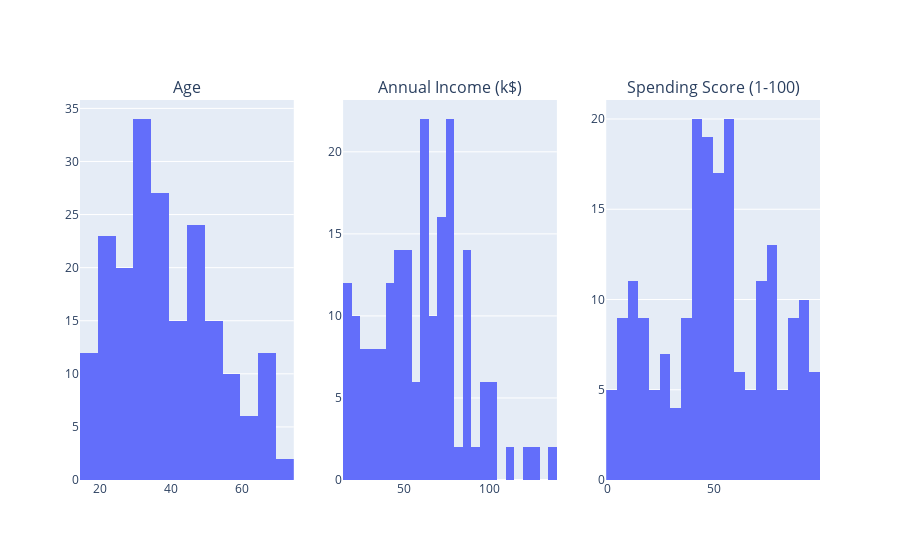

Notebook source saved alongside this figure:
### Code cell
# distribution of plots
from plotly.subplots import make_subplots

fig = make_subplots(rows=1, cols=3, subplot_titles=('Age', 'Annual Income (k$)', 'Spending Score (1-100)'))
columns = ['Age', 'Annual Income (k$)', 'Spending Score (1-100)']

for i, col in enumerate(columns):
    hist = px.histogram(df, x=col, title=f'Distribution of {col}', nbins=30)
    fig.add_trace(hist['data'][0], row=1, col=i+1)
fig.show()

### Figure 1 — Plotly figure (JSON) as saved in the notebook; plotly's stock layout.template omitted (floating-point values rounded to 4 significant figures; data arrays with more than 128 entries replaced by an {"elided": "..."} marker saying what was removed)
{"data": [{"bingroup": "x", "hovertemplate": "Age=%{x}<br>count=%{y}<extra></extra>", "legendgroup": "", "marker": {"color": "#636efa", "pattern": {"shape": ""}}, "name": "", "nbinsx": 30, "orientation": "v", "showlegend": false, "type": "histogram", "x": {"elided": "200 int values"}, "xaxis": "x", "yaxis": "y"}, {"bingroup": "x", "hovertemplate": "Annual Income (k$)=%{x}<br>count=%{y}<extra></extra>", "legendgroup": "", "marker": {"color": "#636efa", "pattern": {"shape": ""}}, "name": "", "nbinsx": 30, "orientation": "v", "showlegend": false, "type": "histogram", "x": {"elided": "200 int values"}, "xaxis": "x2", "yaxis": "y2"}, {"bingroup": "x", "hovertemplate": "Spending Score (1-100)=%{x}<br>count=%{y}<extra></extra>", "legendgroup": "", "marker": {"color": "#636efa", "pattern": {"shape": ""}}, "name": "", "nbinsx": 30, "orientation": "v", "showlegend": false, "type": "histogram", "x": {"elided": "200 int values"}, "xaxis": "x3", "yaxis": "y3"}], "layout": {"annotations": [{"font": {"size": 16}, "showarrow": false, "text": "Age", "x": 0.1444, "xanchor": "center", "xref": "paper", "y": 1, "yanchor": "bottom", "yref": "paper"}, {"font": {"size": 16}, "showarrow": false, "text": "Annual Income (k$)", "x": 0.5, "xanchor": "center", "xref": "paper", "y": 1, "yanchor": "bottom", "yref": "paper"}, {"font": {"size": 16}, "showarrow": false, "text": "Spending Score (1-100)", "x": 0.8556, "xanchor": "center", "xref": "paper", "y": 1, "yanchor": "bottom", "yref": "paper"}], "xaxis": {"anchor": "y", "domain": [0, 0.2889]}, "xaxis2": {"anchor": "y2", "domain": [0.3556, 0.6444]}, "xaxis3": {"anchor": "y3", "domain": [0.7111, 1]}, "yaxis": {"anchor": "x", "domain": [0, 1]}, "yaxis2": {"anchor": "x2", "domain": [0, 1]}, "yaxis3": {"anchor": "x3", "domain": [0, 1]}}}
